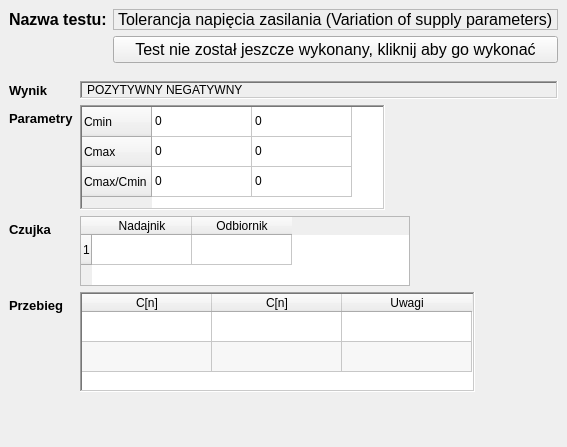
        <widget class="QWidget" name="pTolerancjaNapieciaZasilania">
         <property name="styleSheet">
          <string notr="true"/>
         </property>
         <layout class="QVBoxLayout" name="verticalLayoutpTolerancjaNapieciaZasilania">
          <property name="spacing">
           <number>0</number>
          </property>
          <property name="leftMargin">
           <number>0</number>
          </property>
          <property name="topMargin">
           <number>0</number>
          </property>
          <property name="rightMargin">
           <number>0</number>
          </property>
          <property name="bottomMargin">
           <number>0</number>
          </property>
          <item>
           <widget class="QWidget" name="tolerancjaNapieciaZasilaniaWidget" native="true">
            <property name="sizePolicy">
             <sizepolicy hsizetype="Preferred" vsizetype="Minimum">
              <horstretch>0</horstretch>
              <verstretch>0</verstretch>
             </sizepolicy>
            </property>
            <property name="minimumSize">
             <size>
              <width>0</width>
              <height>70</height>
             </size>
            </property>
            <property name="maximumSize">
             <size>
              <width>16777215</width>
              <height>80</height>
             </size>
            </property>
            <property name="font">
             <font>
              <family>Arial</family>
              <pointsize>12</pointsize>
             </font>
            </property>
            <layout class="QFormLayout" name="formLayouttolerancjaNapieciaZasilaniaWidget">
             <property name="labelAlignment">
              <set>Qt::AlignLeading|Qt::AlignLeft|Qt::AlignTop</set>
             </property>
             <item row="0" column="0">
              <widget class="QLabel" name="eTolerancjaNapieciaZasilanianazwaTestu">
               <property name="font">
                <font>
                 <family>Arial</family>
                 <pointsize>12</pointsize>
                 <bold>true</bold>
                </font>
               </property>
               <property name="text">
                <string>Nazwa testu:</string>
               </property>
              </widget>
             </item>
             <item row="0" column="1">
              <widget class="QLabel" name="tolerancjaNapieciaZasilanianazwaTestu">
               <property name="maximumSize">
                <size>
                 <width>16777215</width>
                 <height>35</height>
                </size>
               </property>
               <property name="frameShape">
                <enum>QFrame::StyledPanel</enum>
               </property>
               <property name="text">
                <string>Tolerancja napięcia zasilania (Variation of supply parameters)</string>
               </property>
              </widget>
             </item>
             <item row="1" column="1">
              <widget class="QPushButton" name="pbTolerancjaNapieciaZasilania">
               <property name="text">
                <string>Test nie został jeszcze wykonany, kliknij aby go wykonać</string>
               </property>
              </widget>
             </item>
            </layout>
           </widget>
          </item>
          <item>
           <widget class="QWidget" name="tolerancjaNapieciaZasilaniaWyniki" native="true">
            <layout class="QFormLayout" name="formLayouttolerancjaNapieciaZasilaniaWyniki">
             <item row="0" column="0">
              <widget class="QLabel" name="etTolerancjaNapieciaZasilaniaResult">
               <property name="font">
                <font>
                 <family>Arial</family>
                 <pointsize>10</pointsize>
                 <bold>true</bold>
                </font>
               </property>
               <property name="text">
                <string>Wynik</string>
               </property>
              </widget>
             </item>
             <item row="0" column="1">
              <widget class="QLabel" name="tolerancjaNapieciaZasilaniaResult">
               <property name="frameShape">
                <enum>QFrame::WinPanel</enum>
               </property>
               <property name="frameShadow">
                <enum>QFrame::Sunken</enum>
               </property>
               <property name="text">
                <string>POZYTYWNY NEGATYWNY</string>
               </property>
               <property name="margin">
                <number>2</number>
               </property>
               <property name="indent">
                <number>5</number>
               </property>
              </widget>
             </item>
             <item row="1" column="0">
              <widget class="QLabel" name="ettolerancjaNapieciaZasilaniaParametry">
               <property name="font">
                <font>
                 <family>Arial</family>
                 <pointsize>10</pointsize>
                 <bold>true</bold>
                </font>
               </property>
               <property name="text">
                <string>Parametry</string>
               </property>
              </widget>
             </item>
             <item row="1" column="1">
              <widget class="QTableWidget" name="tolerancjaNapieciaZasilaniaTableParams">
               <property name="sizePolicy">
                <sizepolicy hsizetype="Minimum" vsizetype="Minimum">
                 <horstretch>0</horstretch>
                 <verstretch>0</verstretch>
                </sizepolicy>
               </property>
               <property name="maximumSize">
                <size>
                 <width>305</width>
                 <height>105</height>
                </size>
               </property>
               <property name="frameShape">
                <enum>QFrame::WinPanel</enum>
               </property>
               <property name="verticalScrollBarPolicy">
                <enum>Qt::ScrollBarAsNeeded</enum>
               </property>
               <property name="horizontalScrollBarPolicy">
                <enum>Qt::ScrollBarAsNeeded</enum>
               </property>
               <property name="autoScroll">
                <bool>false</bool>
               </property>
               <property name="editTriggers">
                <set>QAbstractItemView::NoEditTriggers</set>
               </property>
               <property name="tabKeyNavigation">
                <bool>false</bool>
               </property>
               <property name="showDropIndicator" stdset="0">
                <bool>false</bool>
               </property>
               <property name="dragDropOverwriteMode">
                <bool>false</bool>
               </property>
               <attribute name="horizontalHeaderVisible">
                <bool>false</bool>
               </attribute>
               <row>
                <property name="text">
                 <string>Cmin</string>
                </property>
               </row>
               <row>
                <property name="text">
                 <string>Cmax</string>
                </property>
               </row>
               <row>
                <property name="text">
                 <string>Cmax/Cmin</string>
                </property>
               </row>
               <column>
                <property name="text">
                 <string>Nazwa</string>
                </property>
               </column>
               <column>
                <property name="text">
                 <string>Wartość</string>
                </property>
               </column>
               <item row="0" column="0">
                <property name="text">
                 <string>0</string>
                </property>
               </item>
               <item row="0" column="1">
                <property name="text">
                 <string>0</string>
                </property>
               </item>
               <item row="1" column="0">
                <property name="text">
                 <string>0</string>
                </property>
               </item>
               <item row="1" column="1">
                <property name="text">
                 <string>0</string>
                </property>
               </item>
               <item row="2" column="0">
                <property name="text">
                 <string>0</string>
                </property>
               </item>
               <item row="2" column="1">
                <property name="text">
                 <string>0</string>
                </property>
               </item>
              </widget>
             </item>
             <item row="3" column="0">
              <widget class="QLabel" name="etTolerancjaNapieciaZasilaniaPrzebieg">
               <property name="font">
                <font>
                 <family>Arial</family>
                 <pointsize>10</pointsize>
                 <bold>true</bold>
                </font>
               </property>
               <property name="text">
                <string>Przebieg</string>
               </property>
              </widget>
             </item>
             <item row="3" column="1">
              <widget class="QTableWidget" name="tolerancjaNapieciaZasilaniaTablePrzebieg">
               <property name="minimumSize">
                <size>
                 <width>395</width>
                 <height>100</height>
                </size>
               </property>
               <property name="maximumSize">
                <size>
                 <width>395</width>
                 <height>100</height>
                </size>
               </property>
               <property name="frameShape">
                <enum>QFrame::WinPanel</enum>
               </property>
               <property name="sizeAdjustPolicy">
                <enum>QAbstractScrollArea::AdjustToContents</enum>
               </property>
               <property name="autoScroll">
                <bool>false</bool>
               </property>
               <property name="editTriggers">
                <set>QAbstractItemView::NoEditTriggers</set>
               </property>
               <property name="tabKeyNavigation">
                <bool>false</bool>
               </property>
               <property name="showDropIndicator" stdset="0">
                <bool>false</bool>
               </property>
               <property name="dragDropOverwriteMode">
                <bool>false</bool>
               </property>
               <property name="alternatingRowColors">
                <bool>true</bool>
               </property>
               <property name="selectionMode">
                <enum>QAbstractItemView::NoSelection</enum>
               </property>
               <property name="wordWrap">
                <bool>false</bool>
               </property>
               <property name="cornerButtonEnabled">
                <bool>false</bool>
               </property>
               <attribute name="horizontalHeaderCascadingSectionResizes">
                <bool>true</bool>
               </attribute>
               <attribute name="horizontalHeaderMinimumSectionSize">
                <number>30</number>
               </attribute>
               <attribute name="horizontalHeaderDefaultSectionSize">
                <number>130</number>
               </attribute>
               <attribute name="verticalHeaderVisible">
                <bool>false</bool>
               </attribute>
               <attribute name="verticalHeaderCascadingSectionResizes">
                <bool>true</bool>
               </attribute>
               <attribute name="verticalHeaderShowSortIndicator" stdset="0">
                <bool>false</bool>
               </attribute>
               <attribute name="verticalHeaderStretchLastSection">
                <bool>false</bool>
               </attribute>
               <row>
                <property name="text">
                 <string>1</string>
                </property>
               </row>
               <row>
                <property name="text">
                 <string>2</string>
                </property>
               </row>
               <column>
                <property name="text">
                 <string>C[n]</string>
                </property>
               </column>
               <column>
                <property name="text">
                 <string>C[n]</string>
                </property>
               </column>
               <column>
                <property name="text">
                 <string>Uwagi</string>
                </property>
               </column>
              </widget>
             </item>
             <item row="4" column="1">
              <spacer name="verticalSpacerTolerancjaNapieciaZasilania">
               <property name="orientation">
                <enum>Qt::Vertical</enum>
               </property>
               <property name="sizeHint" stdset="0">
                <size>
                 <width>20</width>
                 <height>40</height>
                </size>
               </property>
              </spacer>
             </item>
             <item row="2" column="0">
              <widget class="QLabel" name="etTolerancjaNapieciaZasilaniaCzujka">
               <property name="font">
                <font>
                 <family>Arial</family>
                 <pointsize>10</pointsize>
                 <bold>true</bold>
                </font>
               </property>
               <property name="text">
                <string>Czujka</string>
               </property>
              </widget>
             </item>
             <item row="2" column="1">
              <widget class="QTableWidget" name="tolerancjaNapieciaZasilaniatableCzujka">
               <property name="minimumSize">
                <size>
                 <width>309</width>
                 <height>70</height>
                </size>
               </property>
               <property name="maximumSize">
                <size>
                 <width>330</width>
                 <height>70</height>
                </size>
               </property>
               <row>
                <property name="text">
                 <string>1</string>
                </property>
               </row>
               <column>
                <property name="text">
                 <string>Nadajnik</string>
                </property>
               </column>
               <column>
                <property name="text">
                 <string>Odbiornik</string>
                </property>
               </column>
              </widget>
             </item>
            </layout>
           </widget>
          </item>
         </layout>
        </widget>
